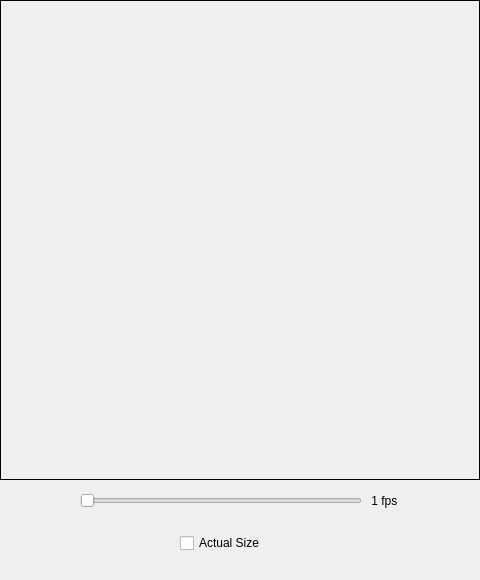
<?xml version="1.0" encoding="UTF-8"?>
<ui version="4.0">
 <class>Preview</class>
 <widget class="QWidget" name="Preview">
  <property name="geometry">
   <rect>
    <x>0</x>
    <y>0</y>
    <width>480</width>
    <height>580</height>
   </rect>
  </property>
  <property name="windowTitle">
   <string>Form</string>
  </property>
  <widget class="QLabel" name="previewLabel">
   <property name="geometry">
    <rect>
     <x>0</x>
     <y>0</y>
     <width>480</width>
     <height>480</height>
    </rect>
   </property>
   <property name="font">
    <font>
     <stylestrategy>NoAntialias</stylestrategy>
    </font>
   </property>
   <property name="frameShape">
    <enum>QFrame::Box</enum>
   </property>
   <property name="text">
    <string/>
   </property>
   <property name="alignment">
    <set>Qt::AlignCenter</set>
   </property>
  </widget>
  <widget class="QCheckBox" name="toggleSize">
   <property name="geometry">
    <rect>
     <x>180</x>
     <y>530</y>
     <width>101</width>
     <height>26</height>
    </rect>
   </property>
   <property name="text">
    <string>Actual Size</string>
   </property>
  </widget>
  <widget class="QWidget" name="">
   <property name="geometry">
    <rect>
     <x>80</x>
     <y>490</y>
     <width>321</width>
     <height>22</height>
    </rect>
   </property>
   <layout class="QHBoxLayout" name="horizontalLayout">
    <item>
     <widget class="QSlider" name="fpsSlider">
      <property name="minimum">
       <number>1</number>
      </property>
      <property name="maximum">
       <number>24</number>
      </property>
      <property name="orientation">
       <enum>Qt::Horizontal</enum>
      </property>
      <property name="tickPosition">
       <enum>QSlider::NoTicks</enum>
      </property>
     </widget>
    </item>
    <item>
     <widget class="QLabel" name="fps">
      <property name="text">
       <string> 1 fps </string>
      </property>
     </widget>
    </item>
   </layout>
  </widget>
 </widget>
 <resources/>
 <connections/>
</ui>
